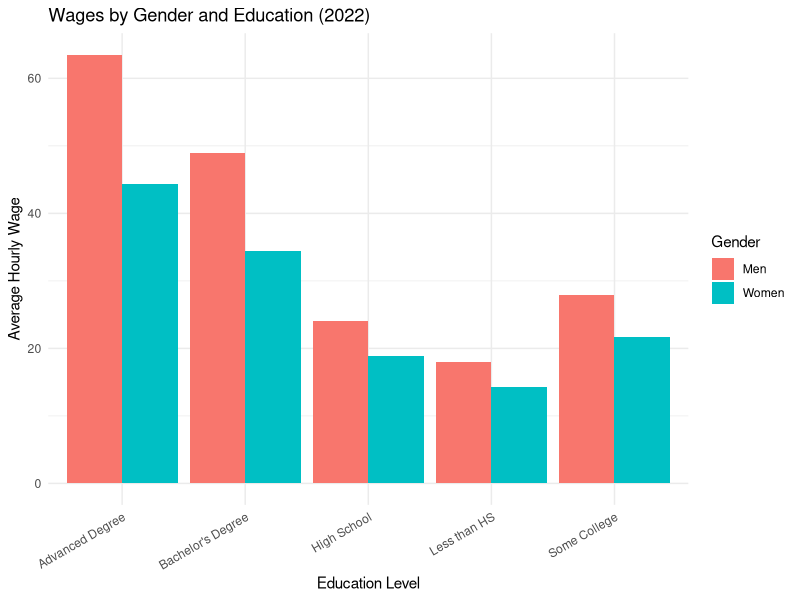

Recreate this plot in R.
# Loading necessary libraries
library(tidyverse)
setwd("C:/Users/CHHANDAK/Documents/wage-disparity/datasets")

# Read the data set
wages <- read_csv("wages_by_education.csv")

# 1️⃣ Bar Chart: Men vs Women by Education Level (2022)
latest_data <- wages %>% filter(year == max(year))

gender_wage_data <- tibble(
  Education = c("Less than HS", "High School", "Some College", 
                "Bachelor's Degree", "Advanced Degree"),
  Men = c(latest_data$men_less_than_hs,
          latest_data$men_high_school,
          latest_data$men_some_college,
          latest_data$men_bachelors_degree,
          latest_data$men_advanced_degree),
  Women = c(latest_data$women_less_than_hs,
            latest_data$women_high_school,
            latest_data$women_some_college,
            latest_data$women_bachelors_degree,
            latest_data$women_advanced_degree)
)

gender_wage_long <- gender_wage_data %>%
  pivot_longer(cols = c(Men, Women), names_to = "Gender", values_to = "Wage")

ggplot(gender_wage_long, aes(x = Education, y = Wage, fill = Gender)) +
  geom_bar(stat = "identity", position = "dodge") +
  labs(title = "Wages by Gender and Education (2022)",
       x = "Education Level", y = "Average Hourly Wage") +
  theme_minimal() +
  theme(axis.text.x = element_text(angle = 30, hjust = 1))
